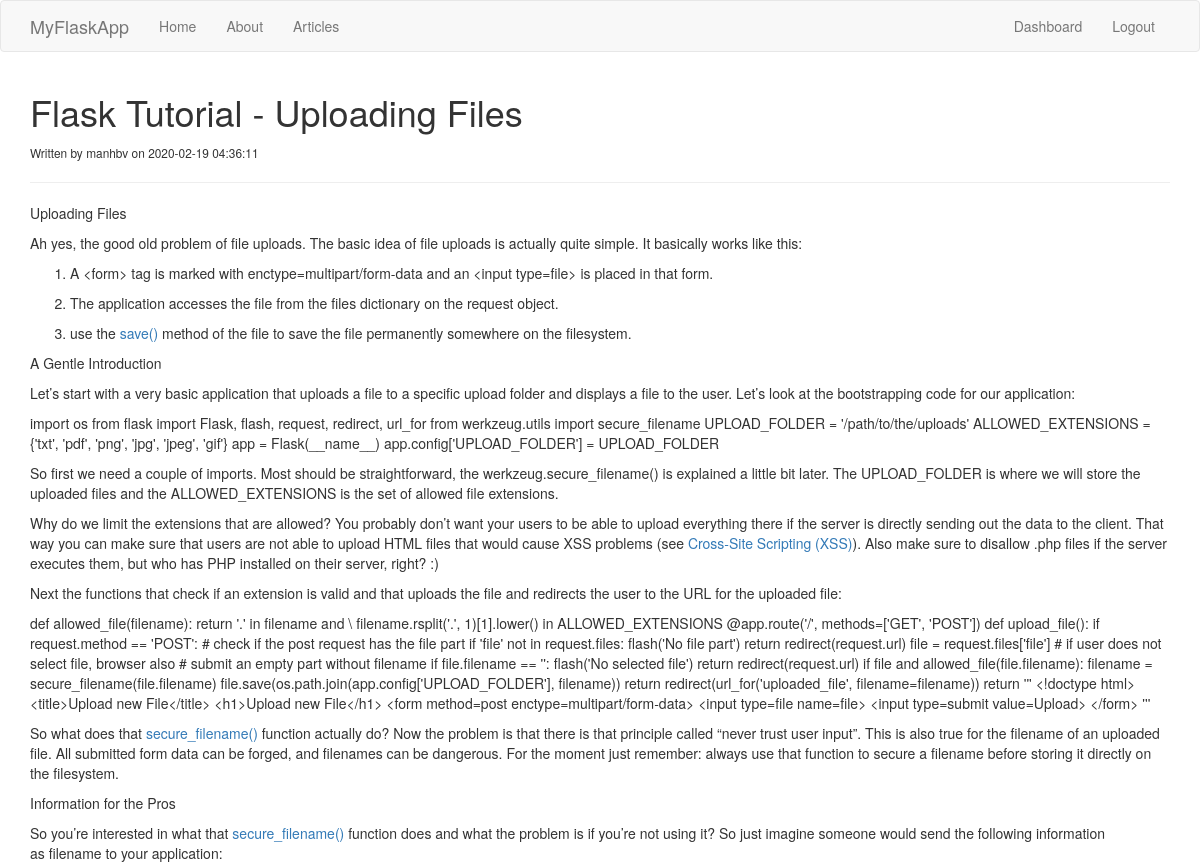
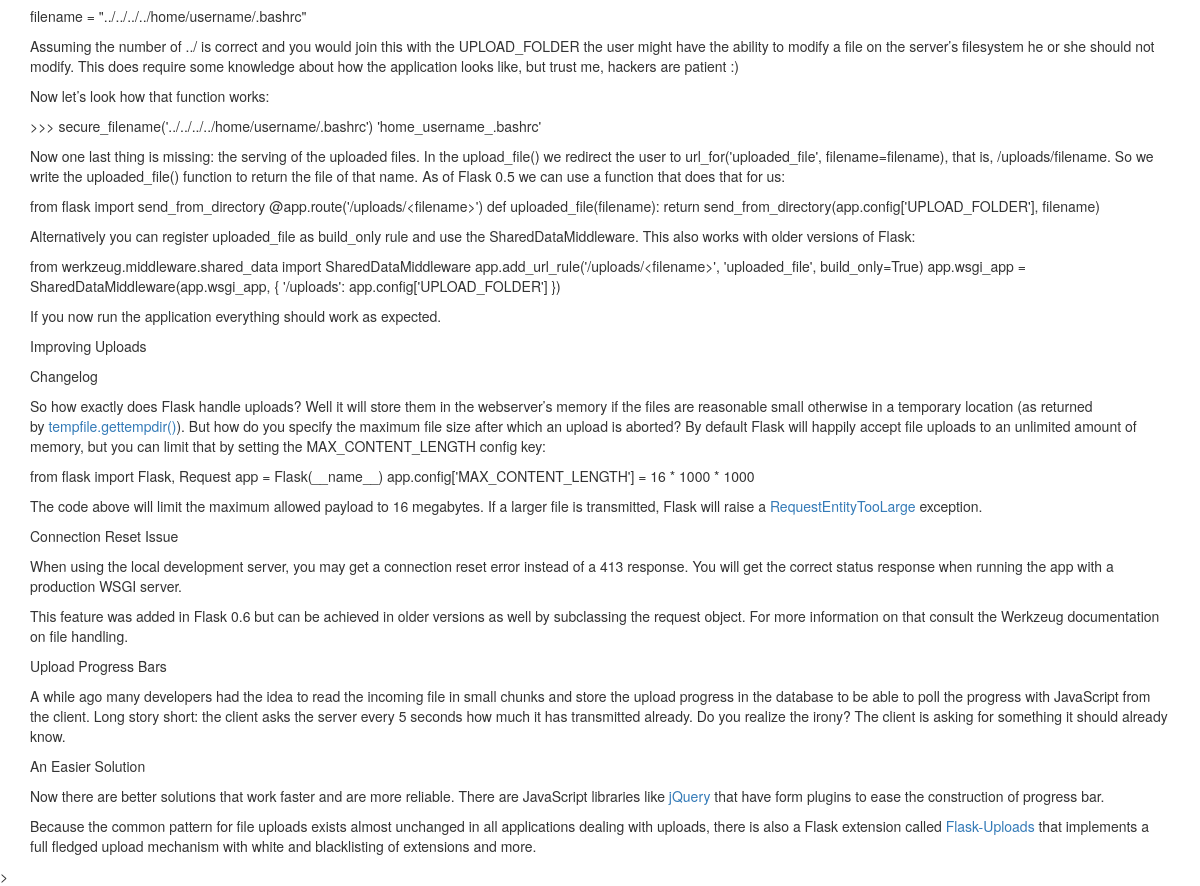
The page /article/11/ (signed in) on the database its author committed (2 pictures, top to bottom).
### tables this page shows
CREATE TABLE "articles" (
	"id"	INTEGER PRIMARY KEY AUTOINCREMENT,
	"author"	TEXT NOT NULL,
	"created"	TIMESTAMP NOT NULL DEFAULT CURRENT_TIMESTAMP,
	"title"	TEXT NOT NULL,
	"body"	TEXT NOT NULL,
	"publish"	TEXT NOT NULL DEFAULT 'Publish',
	FOREIGN KEY("author") REFERENCES "users"("username")
);

### flaskr/__init__.py (the view)
    @app.route('/article/<string:id>/')
    def article(id):
        cur = get_db()
        res = cur.execute("SELECT * FROM articles WHERE id = ?", [id])
        article = res.fetchone()
        cur.commit()
        cur.close()
        return render_template('article.html', article=article)

### flaskr/db_connector.py (called while the page is built)
def get_db():
    if 'db' not in g:
        g.db = sqlite3.connect(
            current_app.config['DATABASE'],
            detect_types=sqlite3.PARSE_DECLTYPES
        )
        g.db.row_factory = sqlite3.Row
    return g.db

### flaskr/templates/article.html
{% extends 'layout.html' %}
{% block body %}
  <h1>{{article.title}}</h1>
  <small>Written by {{article.author}} on {{article.created}}</small>
  <hr>
  <div>
    {{article.body | safe}}
  </div>
{% endblock %}

### rows shown on the page
articles: title "Flask Tutorial - Uploading Files", author "manhbv", created "2020-02-19 04:36:11", body "Uploading Files Ah yes, the good old problem of file uploads. The basic idea of file uploads is actually quite simple. It basically works like this: A <form> tag is marked with enctype=multipart/form-data and an <input type=file> is placed in that form. The application accesses the file from the files dictionary on the request object. use the save() method of the file to save the file permanently somewhere on the filesystem. A Gentle Introduction Let’s start with a very basic application that uploads a file to a specific upload folder and displays a file to the user. Let’s look at the bootstrapping code for our application: import os from flask import Flask, flash, request, redirect,…"
